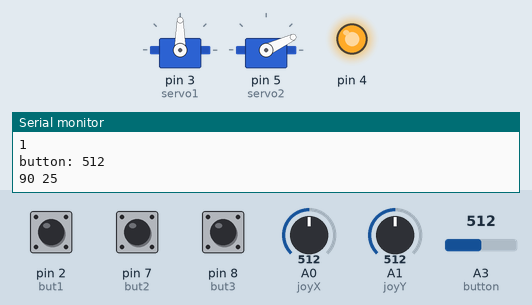
Simulated run of this sketch. Board: Arduino Uno, built with avr-gcc and run on an emulated ATmega328P. Parts: 2 × servo, output pins drawn as LEDs (lit = HIGH), the last lines printed to the serial monitor. The test bench sets the inputs (shaded band); at power-on: A0 (joyX) = 512, A1 (joyY) = 512, pin 2 (but1) HIGH, A3 (button) = 512, pin 7 (but2) HIGH, pin 8 (but3) HIGH.

Above: at 1.2 s.
1.3 s: A0 (joyX) set to 554
At 1.89 s:
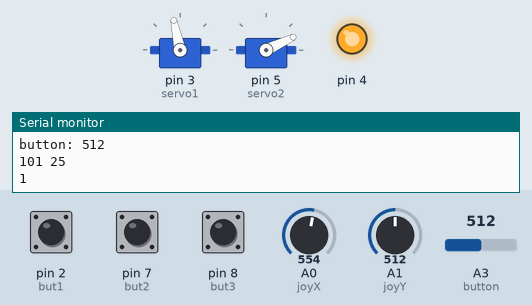
4.3 s: A1 (joyY) set to 551
At 4.45 s:
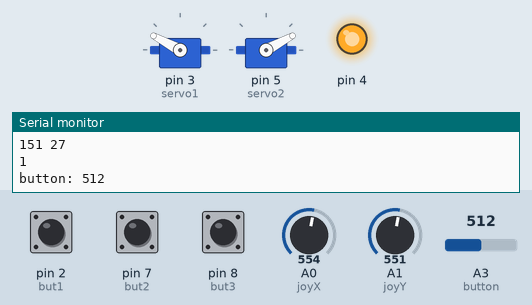
7.3 s: A0 (joyX) set to 491
10.3 s: A0 (joyX) set to 465
At 10.48 s:
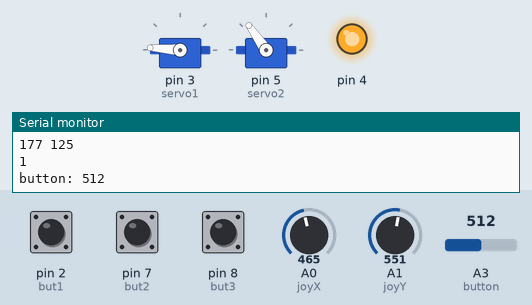
13.3 s: pin 2 (but1) pulled LOW for 0.15 s
At 13.6 s:
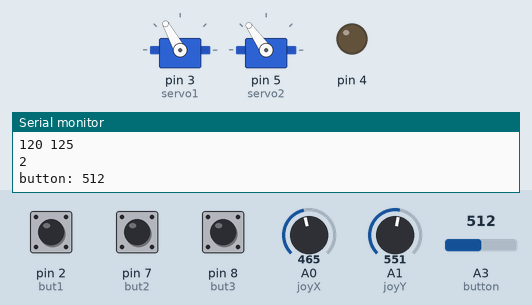
16.3 s: A3 (button) set to 0
At 20.1 s:
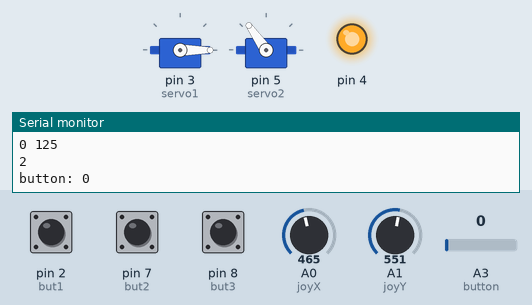
Timing chart, 0 to 20.3 s (numbered marks = the images above; inputs shaded):
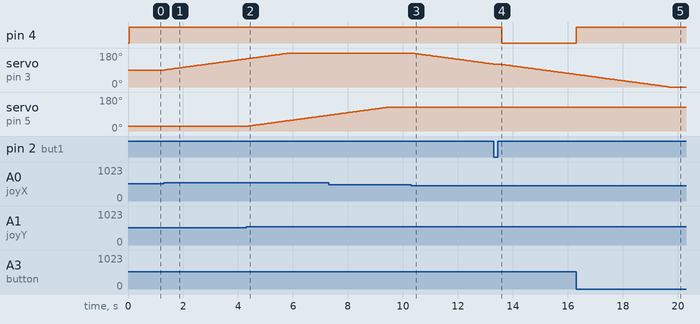

The sketch:

Laser_turret_v2.ino
```cpp
#include <Servo.h>

Servo servo1;
Servo servo2;
int joyX = A0;
int joyY = A1;
int button=A3;
int x, ax, y, ay, servoVal1=90, servoVal2=25, sped=1, mode=1, but1=2, but2=7, but3=8;

void setup() {

  pinMode(joyX,INPUT);
  pinMode(4,OUTPUT);
  pinMode(joyY,INPUT);
  pinMode(button,INPUT);
  servo1.attach(3);
  servo2.attach(5);
  Serial.begin(9600);
  x=analogRead(joyX);
  y=analogRead(joyY);
  pinMode(but1,INPUT_PULLUP);
  pinMode(but2,INPUT_PULLUP);
  pinMode(but3,INPUT_PULLUP);
  Serial.begin(9600);
}

void loop() {
  if(digitalRead(but1)==LOW)
  {
    if(mode==1)
    {
      mode=2;
    }
    else
    {
      mode=1;
    }
    delay(200);
  }
  speedchange();
  movem();
  Serial.println(mode);
  if(mode==1){
    digitalWrite(4,1);
  }
  else{
    if(analogRead(button)==0)
    {
      digitalWrite(4,1);
    }
    else
    {
      digitalWrite(4,0);
    }
  }
  Serial.print("button: ");
  Serial.println(analogRead(button));
}

void speedchange(){
  if(digitalRead(but3)==LOW)
  {
    if(sped<5){
      sped++;
    }
    Serial.println(sped);
    delay(200);
  }
  if(digitalRead(but2)==LOW)
  {
    if(sped>1){
      sped--;
    }
    Serial.println(sped);
    delay(200);
  }
}

void movem(){
  ax=analogRead(joyX);
  if(ax>x && (ax-x)>=30 )
  {
    if(servoVal1<180)
    {
      servoVal1+=sped;
    }
  }
  else if(ax<x && (x-ax)>=30)
  {
    if(servoVal1>0)
    {
      servoVal1-=sped;
    }
  }
  ay=analogRead(joyY);
  if(ay>y && (ay-y)>=30)
  {
    if(servoVal2<125)
    {
      servoVal2+=sped;
    }
  }
  else if(ay<y && (y-ay)>=30)
  {
    if(servoVal2>0)
    {
      servoVal2-=sped;
    }
  }
  servo1.write(servoVal1);
  servo2.write(servoVal2);
  Serial.print(servoVal1);
  Serial.print(" ");
  Serial.print(servoVal2);
  Serial.println();
  delay(50);
}
```

Measured:
- the behaviour switches between 541 and 542 on A0 (joyX) (found by bisection; images 0 and 1)
- the behaviour switches between 541 and 542 on A1 (joyY) (found by bisection; images 1 and 2)
- the behaviour switches between 483 and 482 on A0 (joyX) (found by bisection; images 2 and 3)
- after the input at 1.3 s, servo on pin 3 (servo1): moves from 90° to 149° over 3.0 s, starting at once
- after the input at 4.3 s, servo on pin 5 (servo2): moves from 25° to 83° over 2.9 s, starting at once
- after the input at 10.3 s, servo on pin 3 (servo1): moves from 180° to 121° over 3.0 s, starting at once
- after the input at 13.3 s, pin 4: HIGH → LOW after 0.29 s
- after the input at 16.3 s, pin 4: LOW → HIGH at once
